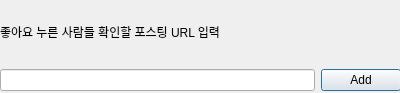
<?xml version="1.0" encoding="UTF-8"?>
<ui version="4.0">
 <class>Dialog</class>
 <widget class="QDialog" name="Dialog">
  <property name="geometry">
   <rect>
    <x>0</x>
    <y>0</y>
    <width>400</width>
    <height>93</height>
   </rect>
  </property>
  <property name="windowTitle">
   <string>Dialog</string>
  </property>
  <widget class="QWidget" name="verticalLayoutWidget">
   <property name="geometry">
    <rect>
     <x>0</x>
     <y>0</y>
     <width>401</width>
     <height>91</height>
    </rect>
   </property>
   <layout class="QVBoxLayout" name="verticalLayout">
    <item>
     <widget class="QLabel" name="label">
      <property name="text">
       <string>좋아요 누른 사람들 확인할 포스팅 URL 입력</string>
      </property>
     </widget>
    </item>
    <item>
     <layout class="QHBoxLayout" name="horizontalLayout">
      <item>
       <widget class="QLineEdit" name="lineEdit_URL"/>
      </item>
      <item>
       <widget class="QPushButton" name="btn_add">
        <property name="text">
         <string>Add</string>
        </property>
       </widget>
      </item>
     </layout>
    </item>
   </layout>
  </widget>
 </widget>
 <resources/>
 <connections/>
</ui>
